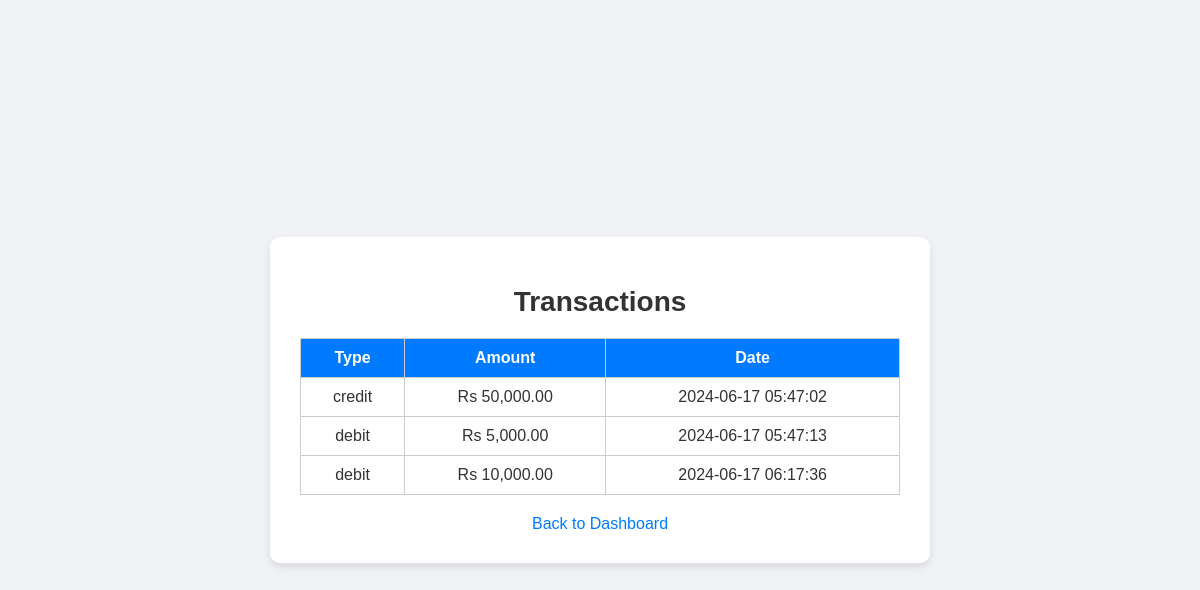
The page /22715A0510/transactions.php (signed in) on the database its author committed.
### tables this page shows
CREATE TABLE `transactions` (
  `id` int(11) NOT NULL,
  `user_id` int(11) NOT NULL,
  `type` enum('credit','debit') NOT NULL,
  `amount` decimal(10,2) NOT NULL,
  `date` timestamp NOT NULL DEFAULT current_timestamp()
);

### 22715A0510/transactions.php (the view, shortened to what this page needs)
<?php
require 'config.php';
$user_id = $_SESSION['user_id'];
$stmt = $conn->prepare("SELECT type, amount, date FROM transactions WHERE user_id = ?");
$stmt->bind_param("i", $user_id);
$stmt->execute();
$stmt->bind_result($type, $amount, $date);
$transactions = [];
while ($stmt->fetch()) {
    $transactions[] = ['type' => $type, 'amount' => $amount, 'date' => $date];
}
?>
<!DOCTYPE html>
<html lang="en">
<head>
</head>
<body>
    <div class="container">
        <h1>Transactions</h1>
        <table>
            <tr>
                <th>Type</th>
                <th>Amount</th>
                <th>Date</th>
            </tr>
            <?php foreach ($transactions as $transaction): ?>
                <tr>
                    <td><?php echo htmlspecialchars($transaction['type']); ?></td>
                    <td>Rs <?php echo number_format($transaction['amount'], 2); ?></td>
                    <td><?php echo htmlspecialchars(date('Y-m-d H:i:s', strtotime($transaction['date']))); ?></td>
                </tr>
            <?php endforeach; ?>
        </table>
        <a href="dashboard.php">Back to Dashboard</a>
    </div>
</body>
</html>

### 22715A0510/transactions.php (style rules this page uses)
body { font-family: 'Arial', sans-serif; background-color: #f0f2f5; color: #333; margin: 0; padding: 0; display: flex; justify-content: center; align-items: center; height: 100vh; background-image:url("https://i.pinimg.com/564x/2d/1f/a3/2d1fa34f5d7db544d50f43e29c9f78d3.jpg"); background-repeat:no-repeat; background-size:cover; }
.container { background: #fff; padding: 30px; border-radius: 10px; box-shadow: 0 4px 8px rgba(0, 0, 0, 0.1); text-align: center; max-width: 600px; width: 100%; }
h1 { margin-bottom: 20px; font-size: 28px; }
table { width: 100%; border-collapse: collapse; margin-bottom: 20px; }
table th, table td { padding: 10px; border: 1px solid #ccc; }
table th { background-color: #007bff; color: #fff; }
table td { text-align: center; }
a { display: block; margin-top: 20px; color: #007bff; text-decoration: none; font-size: 16px; }

### rows shown on the page
transactions: type "credit", amount "50,000.00", date "2024-06-17 05:47:02"
transactions: type "debit", amount "5,000.00", date "2024-06-17 05:47:13"
transactions: type "debit", amount "10,000.00", date "2024-06-17 06:17:36"
